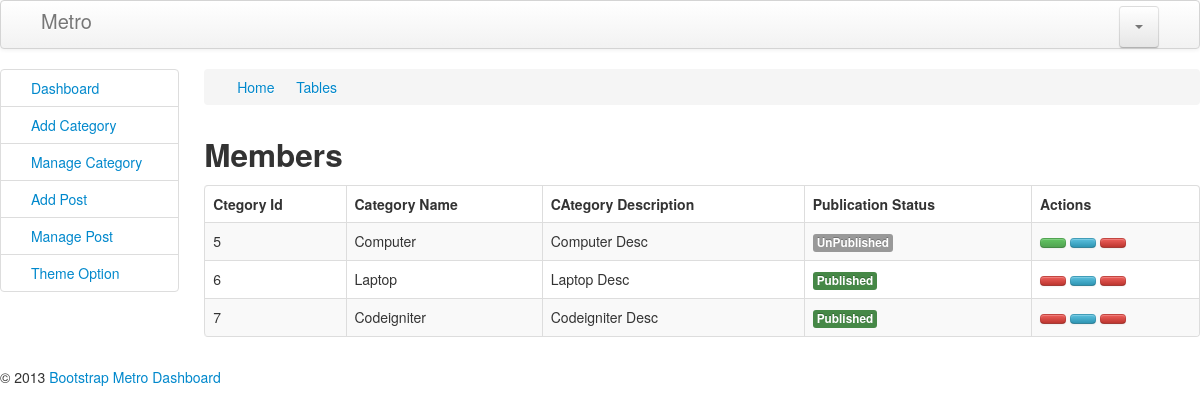
The app's page /index.php/category/manage_category with its own data.
### tables this page shows
CREATE TABLE `tbl_category` (
  `category_id` int(11) NOT NULL,
  `category_name` varchar(100) NOT NULL,
  `category_description` text NOT NULL,
  `publication_status` tinyint(4) NOT NULL COMMENT 'Published=1;Unpublished=0'
);

### application/controllers/Category.php (called while the page is built, shortened)
<?php
class Category extends CI_Controller {
    public function manage_category() {
        $data = array();
        $data['get_all_category'] = $this->Category_Model->get_all_category();
        $data['maincontent'] = $this->load->view('admin/pages/manage_category', $data, true);
        $this->load->view('admin/master', $data);
    }
}

### index.php (called while the page is built, shortened)
<?php
require_once BASEPATH.'core/CodeIgniter.php';

### application/models/Category_Model.php (called while the page is built, shortened)
<?php
class Category_Model extends CI_Model {
    public function get_all_category() {
        $this->db->select('*');
        $this->db->from('tbl_category');
        $info = $this->db->get();
        return $info->result();
    }
}

### application/views/admin/pages/manage_category.php (the view, shortened to what this page needs)
<div id="content" class="span10">
    <ul class="breadcrumb">
        <li>
            <i class="icon-home"></i>
            <a href="index.html">Home</a>
            <i class="icon-angle-right"></i>
        </li>
        <li><a href="#">Tables</a></li>
    </ul>
    <div class="row-fluid sortable">
        <div class="box span12">
            <div class="box-header" data-original-title>
                <h2><i class="halflings-icon user"></i><span class="break"></span>Members</h2>
            </div>
            <div class="box-content">
                <table class="table table-striped table-bordered bootstrap-datatable datatable">
                    <thead>
                        <tr>
                            <th>Ctegory Id</th>
                            <th>Category Name</th>
                            <th>CAtegory Description</th>
                            <th>Publication Status</th>
                            <th>Actions</th>
                        </tr>
                    </thead>
                    <tbody>
                        <?php foreach($get_all_category as $single_category){?>
                        <tr>
                            <td><?php echo $single_category->category_id;?></td>
                            <td class="center"><?php echo $single_category->category_name;?></td>
                            <td class="center"><?php echo $single_category->category_description;?></td>
                            <td class="center">
                                <?php if($single_category->publication_status==1){?>
                                <span class="label label-success">Published</span>
                                <?php }
                                else{?>
                                <span class="label label-danger">UnPublished</span>
                                <?php }?>
                            </td>
                            <td class="center">
                                <?php if($single_category->publication_status==1){?>
                                <a class="btn btn-danger" onclick="return confirm('Are You Sure Unpublished Category')" href="<?php echo base_url();?>Category/unpublished_category/<?php echo $single_category->category_id;?>">
                                </a>
                                <?php }else{?>
                                <a class="btn btn-success" onclick="return confirm('Are You Sure Published Category')" href="<?php echo base_url();?>Category/published_category/<?php echo $single_category->category_id;?>">
                                </a>
                                <?php } ?>
                                <a class="btn btn-info" onclick="return confirm('Are You Sure Edit Category')" href="<?php echo base_url();?>Category/edit_category/<?php echo $single_category->category_id;?>">
                                </a>
                                <a class="btn btn-danger" onclick="return confirm('Are You Sure Delete Category')"href="<?php echo base_url();?>Category/delete_category/<?php echo $single_category->category_id;?>">
                                </a>
                            </td>
                        </tr>
                        <?php }?>
                    </tbody>
                </table>
            </div>
        </div>
    </div>
</div>

### records on screen
tbl_category: category_id "5", category_name "Computer", category_description "Computer Desc", publication_status "UnPublished"
tbl_category: category_id "6", category_name "Laptop", category_description "Laptop Desc", publication_status "Published"
tbl_category: category_id "7", category_name "Codeigniter", category_description "Codeigniter Desc", publication_status "Published"
